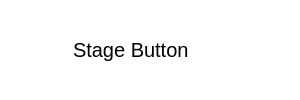
<?xml version="1.0" encoding="UTF-8"?>
<ui version="4.0">
 <class>StageButton</class>
 <widget class="QWidget" name="StageButton">
  <property name="geometry">
   <rect>
    <x>0</x>
    <y>0</y>
    <width>300</width>
    <height>100</height>
   </rect>
  </property>
  <property name="windowTitle">
   <string>Form</string>
  </property>
  <property name="styleSheet">
   <string notr="true">background: transparent;</string>
  </property>
  <layout class="QHBoxLayout" name="horizontalLayout">
   <item>
    <widget class="QWidget" name="Content" native="true">
     <property name="styleSheet">
      <string notr="true">QWidget#Content{
	border: 1px solid;
	border-color: #fff;
	border-radius: 10px;
	background-color: rgba(255, 255, 255, 51);
}</string>
     </property>
     <layout class="QHBoxLayout" name="horizontalLayout_2" stretch="1,5,1">
      <property name="spacing">
       <number>0</number>
      </property>
      <property name="leftMargin">
       <number>20</number>
      </property>
      <property name="topMargin">
       <number>0</number>
      </property>
      <property name="rightMargin">
       <number>0</number>
      </property>
      <property name="bottomMargin">
       <number>0</number>
      </property>
      <item>
       <widget class="QWidget" name="widget" native="true">
        <layout class="QVBoxLayout" name="verticalLayout" stretch="1,1,1">
         <property name="spacing">
          <number>0</number>
         </property>
         <property name="leftMargin">
          <number>0</number>
         </property>
         <property name="topMargin">
          <number>0</number>
         </property>
         <property name="rightMargin">
          <number>0</number>
         </property>
         <property name="bottomMargin">
          <number>0</number>
         </property>
         <item>
          <spacer name="verticalSpacer_2">
           <property name="orientation">
            <enum>Qt::Orientation::Vertical</enum>
           </property>
           <property name="sizeHint" stdset="0">
            <size>
             <width>20</width>
             <height>24</height>
            </size>
           </property>
          </spacer>
         </item>
         <item>
          <widget class="IconRatio" name="IconLabel">
           <property name="sizePolicy">
            <sizepolicy hsizetype="Expanding" vsizetype="Expanding">
             <horstretch>0</horstretch>
             <verstretch>0</verstretch>
            </sizepolicy>
           </property>
           <property name="text">
            <string/>
           </property>
           <property name="pixmap">
            <pixmap resource="../../../assets/assets.qrc">:/stages/undone</pixmap>
           </property>
           <property name="scaledContents">
            <bool>true</bool>
           </property>
           <property name="alignment">
            <set>Qt::AlignmentFlag::AlignCenter</set>
           </property>
          </widget>
         </item>
         <item>
          <spacer name="verticalSpacer">
           <property name="orientation">
            <enum>Qt::Orientation::Vertical</enum>
           </property>
           <property name="sizeHint" stdset="0">
            <size>
             <width>20</width>
             <height>24</height>
            </size>
           </property>
          </spacer>
         </item>
        </layout>
       </widget>
      </item>
      <item>
       <widget class="QLabel" name="TextLabel">
        <property name="styleSheet">
         <string notr="true">QLabel#TextLabel{
	font-size: 20px;
	padding-right: 5px;
}</string>
        </property>
        <property name="text">
         <string>Stage Button</string>
        </property>
       </widget>
      </item>
      <item>
       <widget class="QWidget" name="widget_2" native="true">
        <layout class="QVBoxLayout" name="verticalLayout_2" stretch="1,1,1">
         <property name="spacing">
          <number>0</number>
         </property>
         <property name="leftMargin">
          <number>0</number>
         </property>
         <property name="topMargin">
          <number>0</number>
         </property>
         <property name="rightMargin">
          <number>0</number>
         </property>
         <property name="bottomMargin">
          <number>0</number>
         </property>
         <item>
          <spacer name="verticalSpacer_4">
           <property name="orientation">
            <enum>Qt::Orientation::Vertical</enum>
           </property>
           <property name="sizeHint" stdset="0">
            <size>
             <width>20</width>
             <height>24</height>
            </size>
           </property>
          </spacer>
         </item>
         <item>
          <widget class="IconRatio" name="ArrowLabel">
           <property name="sizePolicy">
            <sizepolicy hsizetype="Expanding" vsizetype="Expanding">
             <horstretch>0</horstretch>
             <verstretch>0</verstretch>
            </sizepolicy>
           </property>
           <property name="text">
            <string/>
           </property>
           <property name="pixmap">
            <pixmap>:/icons/arrow:right</pixmap>
           </property>
           <property name="scaledContents">
            <bool>true</bool>
           </property>
           <property name="alignment">
            <set>Qt::AlignmentFlag::AlignCenter</set>
           </property>
          </widget>
         </item>
         <item>
          <spacer name="verticalSpacer_3">
           <property name="orientation">
            <enum>Qt::Orientation::Vertical</enum>
           </property>
           <property name="sizeHint" stdset="0">
            <size>
             <width>20</width>
             <height>24</height>
            </size>
           </property>
          </spacer>
         </item>
        </layout>
       </widget>
      </item>
     </layout>
    </widget>
   </item>
  </layout>
 </widget>
 <customwidgets>
  <customwidget>
   <class>IconRatio</class>
   <extends>QLabel</extends>
   <header location="global">views/components/icon-ratio.hpp</header>
  </customwidget>
 </customwidgets>
 <resources>
  <include location="../../../assets/assets.qrc"/>
 </resources>
 <connections/>
</ui>
